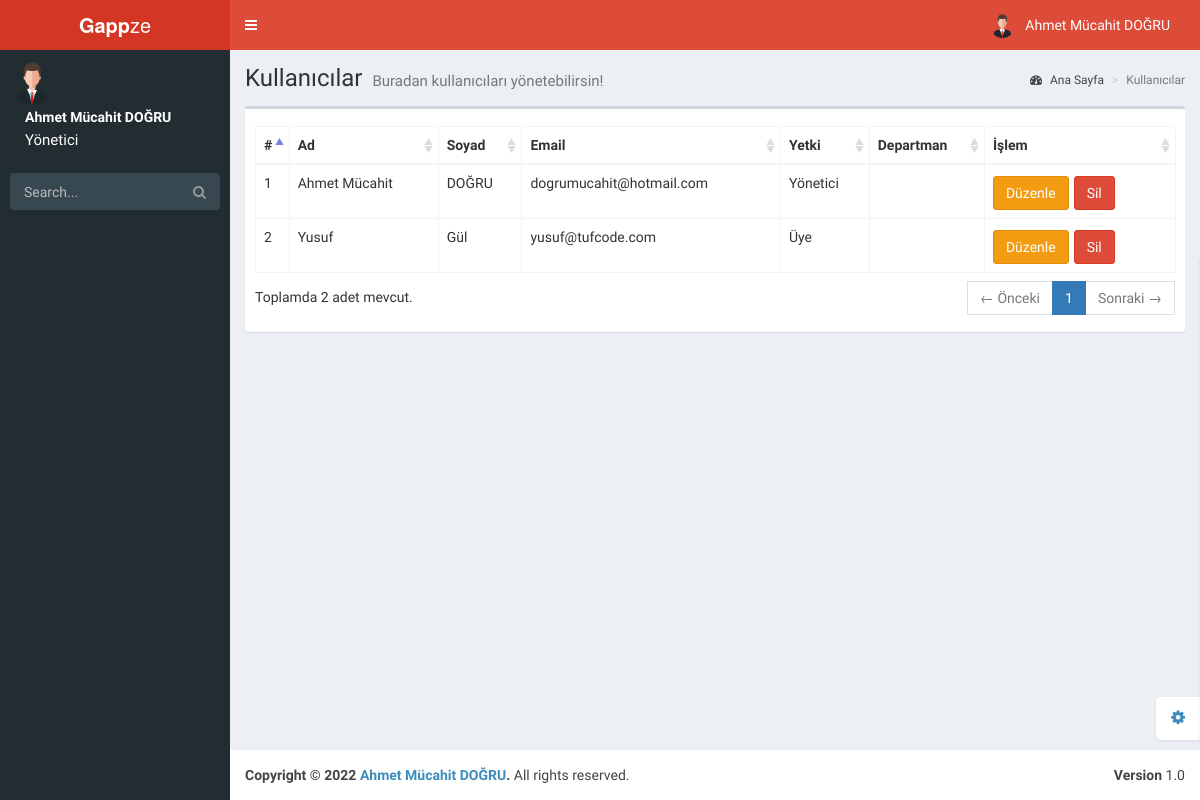
Before: /admin/accounts.php (signed in) with the older database file.
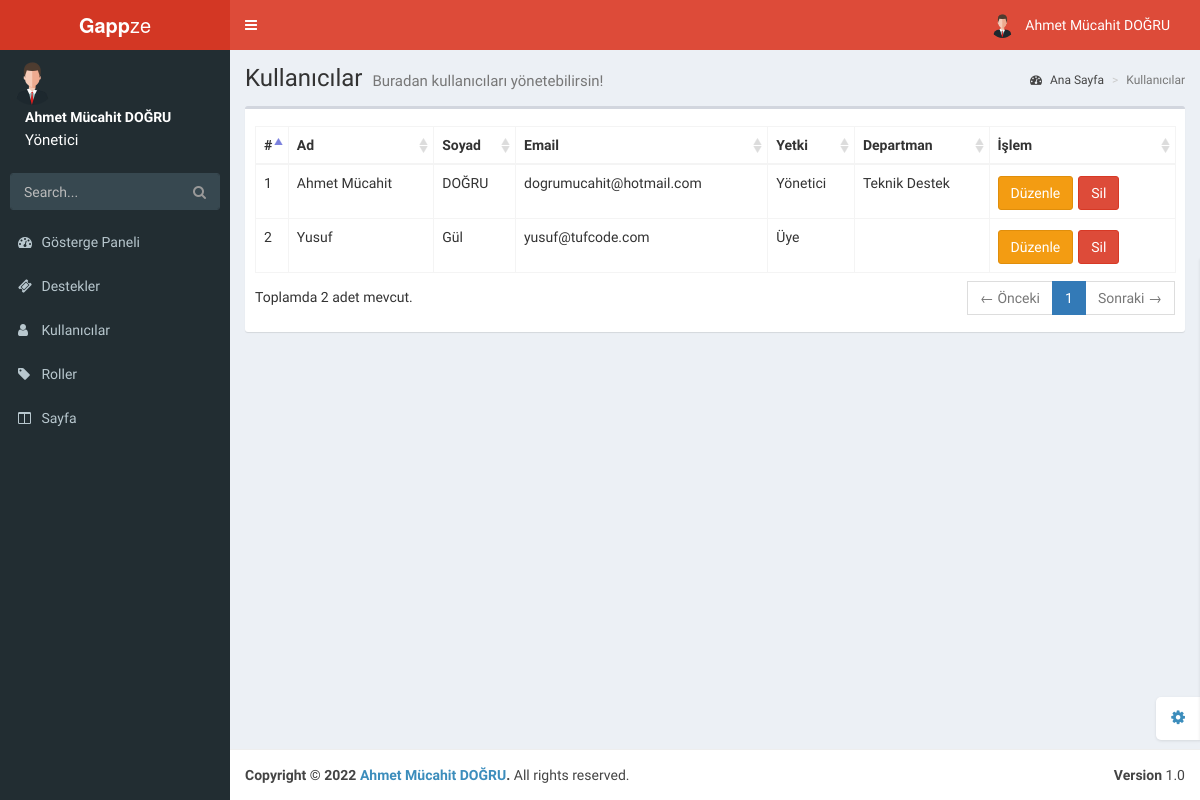
After: the same page with the newer database file.
### tables this page shows
CREATE TABLE `accounts` (
  `id` int(11) NOT NULL,
  `firstName` varchar(64) NOT NULL,
  `lastName` varchar(64) NOT NULL,
  `email` varchar(255) NOT NULL,
  `password` varchar(255) NOT NULL,
  `permission` int(11) NOT NULL,
  `department` int(11) NOT NULL,
  `createdDate` timestamp NOT NULL DEFAULT current_timestamp() ON UPDATE current_timestamp()
);

CREATE TABLE `roles` (
  `id` int(11) NOT NULL,
  `name` varchar(255) NOT NULL
);

CREATE TABLE `pages` (
  `id` int(11) NOT NULL,
  `name` varchar(255) NOT NULL,
  `src` varchar(255) NOT NULL,
  `permission` int(11) NOT NULL,
  `location` int(11) NOT NULL,
  `dropdown` int(11) NOT NULL,
  `isDropdown` int(11) NOT NULL,
  `icon` varchar(255) NOT NULL,
  `isLogged` int(11) NOT NULL
);

CREATE TABLE `departments` (
  `id` int(11) NOT NULL,
  `name` varchar(255) NOT NULL
);

### functions/account.function.php (the view, shortened to what this page needs)
<?php
class Accounts{
  public function getAllAccounts(){
    $class = new classFonksiyon();
    $db = $class->dbConnection();
     if($db){
        $accounts = $db->prepare("SELECT * FROM accounts");
        $accounts->execute();
        if($accounts->rowCount() != 0){
          foreach ($accounts as $accounts_veri) {
              $role = $this->getPermissionName($accounts_veri["id"]);
              $departmenQuery = $db->prepare("SELECT * FROM departments WHERE id = ?");
              $departmenQuery->execute(array(
                $accounts_veri["department"]
              ));
              $departmenQuery_fetch = $departmenQuery->fetch();
              if($accounts_veri["department"] == 0){
                $departments = "";
              }else{
               $departments = $departmenQuery_fetch["name"];
              }
              echo "<tr>";
              echo "<td>{$accounts_veri["id"]}</td>";
              echo "<td>{$accounts_veri["firstName"]}</td>";
              echo "<td>{$accounts_veri["lastName"]}</td>";
              echo "<td>{$accounts_veri["email"]}</td>";
              echo "<td>{$role}</td>";
              echo "<td>{$departments}</td><td>";
              echo "<a href='account-edit.php?id={$accounts_veri["id"]}' class='btn btn-warning btn-specly mt-2 mr-2' type='button'>Düzenle</a>";
              echo "<button class='btn btn-danger btn-specly mt-2 mr-2 usersil' id='{$accounts_veri["id"]}' name='usersil' type='button'>Sil</button>";
              echo "</td></tr>";
           }
       }
     }
  }
  public function getPermissionName($id){
      $class = new classFonksiyon();
      $db = $class->dbConnection();
      $accounts = $db->prepare("SELECT permission FROM accounts WHERE id = ?");
      $accounts->execute(array(
        $id
      ));
      $accounts_fetch = $accounts->fetch();
      $roles = $db->prepare("SELECT * FROM roles WHERE id = ?");
      $roles->execute(array(
        $accounts_fetch["permission"]
      ));
      $roles_fetch = $roles->fetch();
      if($accounts->rowCount() != 0){
        if($roles_fetch == 0){
          return "Üye";
        }else{
        return $roles_fetch["name"];
        }
      }else{
        return false;
      }
  }
  public function getName($id){
    $class = new classFonksiyon();
    $db = $class->dbConnection();
    $accounts = $db->prepare("SELECT firstName,lastName,email FROM accounts WHERE id = ?");
    $accounts->execute(array(
      $id
    ));
    $accounts_fetch = $accounts->fetch();
    if($accounts->rowCount() != 0){
      $names = array(
        0 => $accounts_fetch["firstName"],
        1 => $accounts_fetch["lastName"],
        2 => $accounts_fetch["email"]
      );
    return $names;
    }
  }
}

### admin/accounts.php (shortened to what this page needs)
<?php
require_once($_SERVER['DOCUMENT_ROOT']."/functions/functionBase.php");
?>
<!DOCTYPE html>
<html>
<head>
  <link href="resources/bootstrap/css/bootstrap.min.css" rel="stylesheet" type="text/css" />
  <link href="https://maxcdn.bootstrapcdn.com/font-awesome/4.3.0/css/font-awesome.min.css" rel="stylesheet"
    type="text/css" />
  <link href="http://code.ionicframework.com/ionicons/2.0.0/css/ionicons.min.css" rel="stylesheet" type="text/css" />
  <link href="resources/plugins/datatables/dataTables.bootstrap.css" rel="stylesheet" type="text/css" />
  <link href="resources/css/AdminLTE.min.css" rel="stylesheet" type="text/css" />
  <link href="resources/css/skins/_all-skins.min.css" rel="stylesheet" type="text/css" />
</head>
<body class="skin-red">
  <div class="wrapper">
    <?php
    include("pages/header.php");
    include("pages/navbar.php");
    ?>
    <div class="content-wrapper">
      <section class="content-header">
        <h1>
          Kullanıcılar
          <small>Buradan kullanıcıları yönetebilirsin!</small>
        </h1>
        <ol class="breadcrumb">
          <li><a href="#"><i class="fa fa-dashboard"></i> Ana Sayfa</a></li>
          <li class="active">Kullanıcılar</li>
        </ol>
      </section>
      <section class="content">
        <div class="row">
          <div class="col-xs-12">
            <div class="box">
              <div class="box-body">
                <table id="example2" class="table table-bordered table-hover">
                  <thead>
                    <tr>
                      <th>#</th>
                      <th>Ad</th>
                      <th>Soyad</th>
                      <th>Email</th>
                      <th>Yetki</th>
                      <th>Departman</th>
                      <th>İşlem</th>
                    </tr>
                  </thead>
                  <tbody>
                    <?php
                      $user->getAllAccounts();
                      ?>
                  </tbody>
                </table>
              </div>
            </div>
          </div>
        </div>
      </section>
    </div>
    <?php
      include("pages/footer.php");
    ?>
  </div>
</body>
</html>

### admin/pages/header.php (shortened to what this page needs)
<header class="main-header">
    <a href="index.php" class="logo"><b>Gapp</b>ze</a>
    <nav class="navbar navbar-static-top" role="navigation">
        <a href="#" class="sidebar-toggle" data-toggle="offcanvas" role="button">
        </a>
        <div class="navbar-custom-menu">
            <ul class="nav navbar-nav">
                <li class="dropdown user user-menu">
                    <a href="#" class="dropdown-toggle" data-toggle="dropdown">
                        <img src="/resources/img/user.jpg" class="user-image" alt="User Image" />
                        <?php
                        $names = $user->getName($_SESSION["userAccountID"]);
                        ?>
                        <span class="hidden-xs"><?= $names[0]." ".$names[1] ?></span>
                    </a>
                </li>
            </ul>
        </div>
    </nav>
</header>

### admin/pages/navbar.php
<aside class="main-sidebar">
    <section class="sidebar">
        <div class="user-panel">
            <div class="pull-left image">
                <img src="/resources/img/user.jpg" class="img-circle" alt="User Image" />
            </div>
            <?php
            $names = $user->getName($_SESSION["userAccountID"]);
            ?>
            <div class="pull-left info">
                <p><?= $names[0]." ".$names[1] ?></p>
                <a style="font-size: 15px"><?= $user->getPermissionName($_SESSION["userAccountID"]) ?></a>
            </div>
        </div>
        <form action="#" method="get" class="sidebar-form">
            <div class="input-group">
                <input type="text" name="q" class="form-control" placeholder="Search..." />
                <span class="input-group-btn">
                    <button type='submit' name='search' id='search-btn' class="btn btn-flat"><i
                            class="fa fa-search"></i></button>
                </span>
            </div>
        </form>
        <ul class="sidebar-menu">
             <?php
                $class->pagesAll(1,0);
            ?>
        </ul>
    </section>
</aside>

### admin/pages/footer.php
<footer class="main-footer">
    <div class="pull-right hidden-xs">
        <b>Version</b> 1.0
    </div>
    <strong>Copyright &copy; 2022 <a href="#">Ahmet Mücahit DOĞRU</a>.</strong> All rights reserved.
</footer>

### functions/class.function.php (shortened to what this page needs)
<?php
class classFonksiyon {
    private $settings = "/settings.json";
    private $host;
    private $username;
    private $password;
    private $database;
    public function __construct()
    {
      $jsonVeri = file_get_contents($_SERVER['DOCUMENT_ROOT'].$this->settings);
      $jsonVeri = json_decode($jsonVeri,true);
      $this->host = $jsonVeri["host"];
      $this->username = $jsonVeri["user"];
      $this->password = $jsonVeri["password"];
      $this->database = $jsonVeri["database"];
    }
    public function dbConnection(){
      try {
        $conn = new PDO("mysql:host=$this->host;dbname=$this->database;charset=utf8", $this->username, $this->password);
        $conn->setAttribute(PDO::ATTR_ERRMODE, PDO::ERRMODE_EXCEPTION);
      } catch(PDOException $e) {
        $message = "Connection failed: " . $e->getMessage();
      }
      return $conn;
    }
    public function pagesAll($location,$permission){
      $db = $this->dbConnection();
      if($db){
        if($location == 1){
          $page = $db->prepare("SELECT * FROM pages WHERE location = ?");
          $page->execute(array(
            $location
          ));
          if($page->rowCount() != 0){
            foreach ($page as $page_veri) {
                if($page_veri["permission"] == $permission){
                  if($page_veri["isDropdown"] == 1){
                  echo "
                  <li class='treeview'>
                  <a href='#'>
                  <i class='{$page_veri["icon"]}'></i>
                  <span>{$page_veri["name"]}</span></a>";
                    echo '<ul class="treeview-menu">';
                    echo "</ul></li>";
                  }else{
                    if($page_veri["dropdown"] == 0){
                    echo "<li class='treeview'>";
                    echo "<a href='{$page_veri["src"]}'>";
                    echo "<i class='{$page_veri["icon"]}'></i> <span>{$page_veri["name"]}</span>";
                    echo "</a>";
                    echo "</li>";
                    }
                  }
                }
            }
        }
      }
    }
    }
}

Changed rows visible on the page:
changed accounts "Ahmet Mücahit": departments.name (not shown) → "Teknik Destek"
added pages: name "Gösterge Paneli"
added pages: name "Destekler"
added pages: name "Kullanıcılar"
added pages: name "Roller"
added pages: name "Sayfa"
